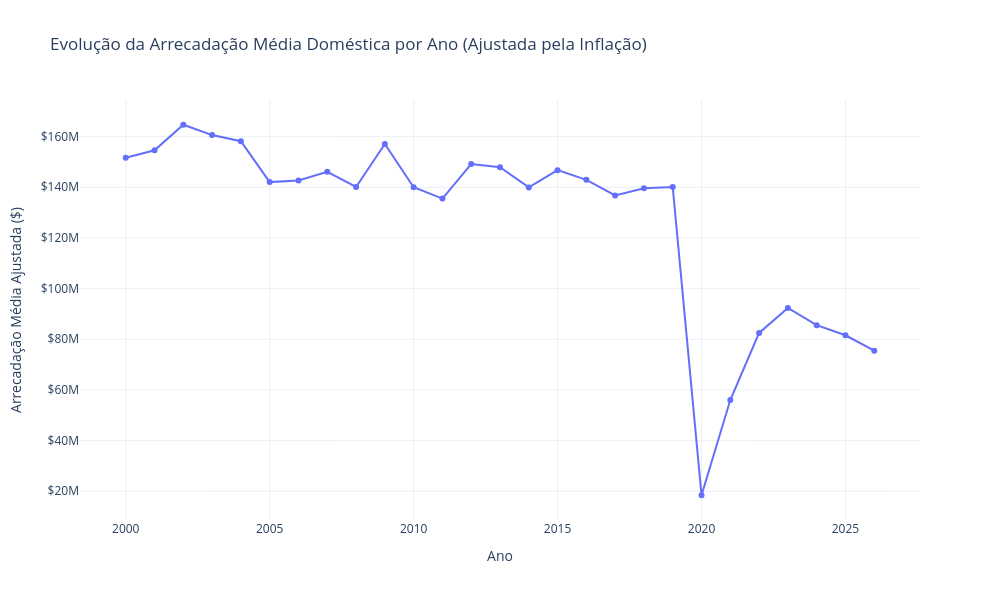

This figure's notebook cell:
### Markdown cell above
### 3 | Evolução da média da arrecadação dos filmes ano a ano
___

### Code cell
df_anual = df.groupby('year')['domestic_bo'].mean().reset_index()

# Opcional: Se quiser remover eventuais anos nulos ou 0 que possam corromper a linha
df_anual = df_anual.dropna()

# 3. Cria o gráfico de linhas com Plotly Express
fig = px.line(
    df_anual,
    x='year',                  # Eixo X: Anos
    y='domestic_bo',           # Eixo Y: Arrecadação média
    markers=True,              # Adiciona pontos visíveis em cada ano (facilita o hover)
    title='Evolução da Arrecadação Média Doméstica por Ano (Ajustada pela Inflação)',
    labels={
        'year': 'Ano de Lançamento',
        'domestic_bo': 'Média de Bilheteria Doméstica ($)'
    }
)

# 4. Ajustes visuais para formatar o layout e os eixos
fig.update_layout(
    xaxis_title='Ano',
    yaxis_title='Arrecadação Média Ajustada ($)',
    width=1000,
    height=600,
    template='plotly_white',
    hovermode='x unified'      # Une o tooltip de hover para facilitar a leitura por ano
)

# Formata o eixo Y para exibir os valores de forma amigável (opcional)
fig.update_yaxes(tickprefix='$', separatethousands=True)

# Exibe o gráfico interativo
fig.show()

### Figure 1 — Plotly figure (JSON) as saved in the notebook; plotly's stock layout.template omitted (floating-point values rounded to 4 significant figures)
{"data": [{"hovertemplate": "Ano de Lançamento=%{x}<br>Média de Bilheteria Doméstica ($)=%{y}<extra></extra>", "legendgroup": "", "line": {"color": "#636efa", "dash": "solid"}, "marker": {"symbol": "circle"}, "mode": "lines+markers", "name": "", "orientation": "v", "showlegend": false, "type": "scatter", "x": [2000, 2001, 2002, 2003, 2004, 2005, 2006, 2007, 2008, 2009, 2010, 2011, 2012, 2013, 2014, 2015, 2016, 2017, 2018, 2019, 2020, 2021, 2022, 2023, 2024, 2025, 2026], "xaxis": "x", "y": [151600000.0, 154600000.0, 164700000.0, 160600000.0, 158200000.0, 142000000.0, 142700000.0, 146100000.0, 140100000.0, 157100000.0, 140000000.0, 135500000.0, 149200000.0, 147900000.0, 140000000.0, 146800000.0, 142900000.0, 136800000.0, 139600000.0, 140100000.0, 18420000.0, 56020000.0, 82490000.0, 92380000.0, 85580000.0, 81580000.0, 75500000.0], "yaxis": "y"}], "layout": {"height": 600, "hovermode": "x unified", "legend": {"tracegroupgap": 0}, "title": {"text": "Evolução da Arrecadação Média Doméstica por Ano (Ajustada pela Inflação)"}, "width": 1000, "xaxis": {"anchor": "y", "domain": [0, 1], "title": {"text": "Ano"}}, "yaxis": {"anchor": "x", "domain": [0, 1], "separatethousands": true, "tickprefix": "$", "title": {"text": "Arrecadação Média Ajustada ($)"}}}}
